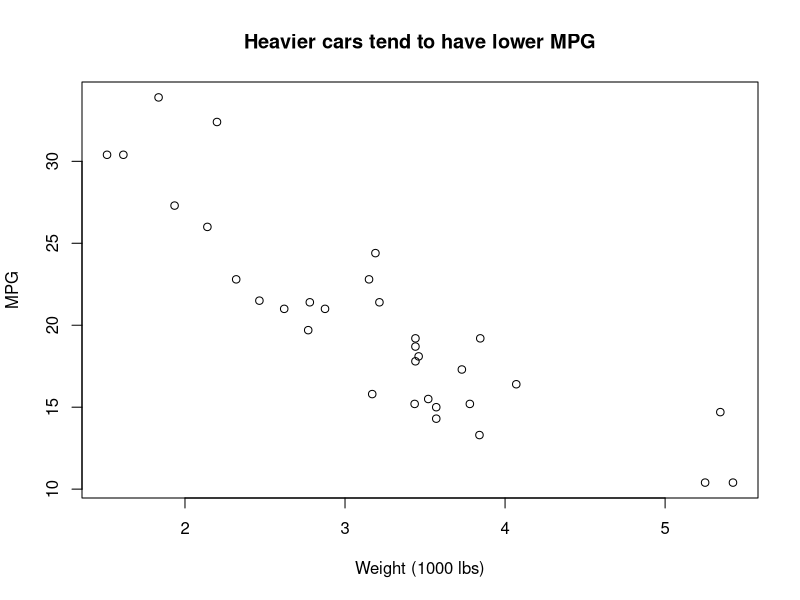
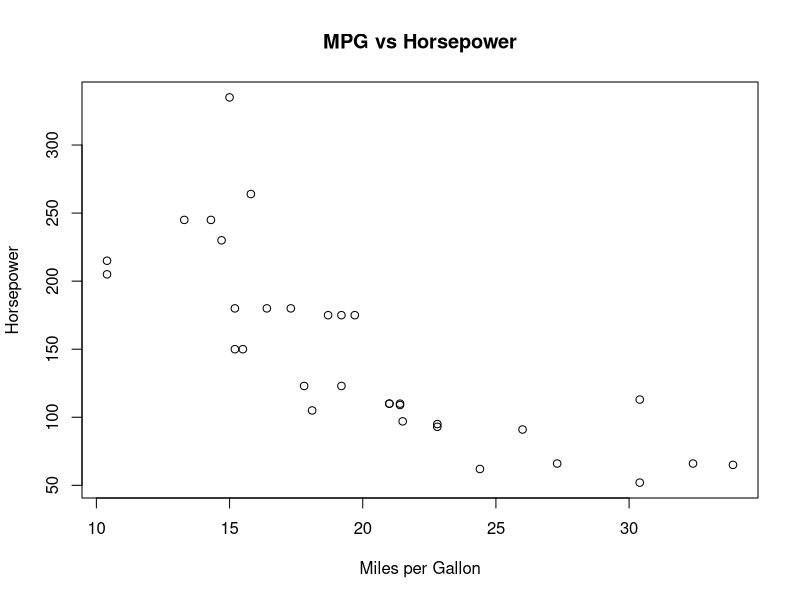
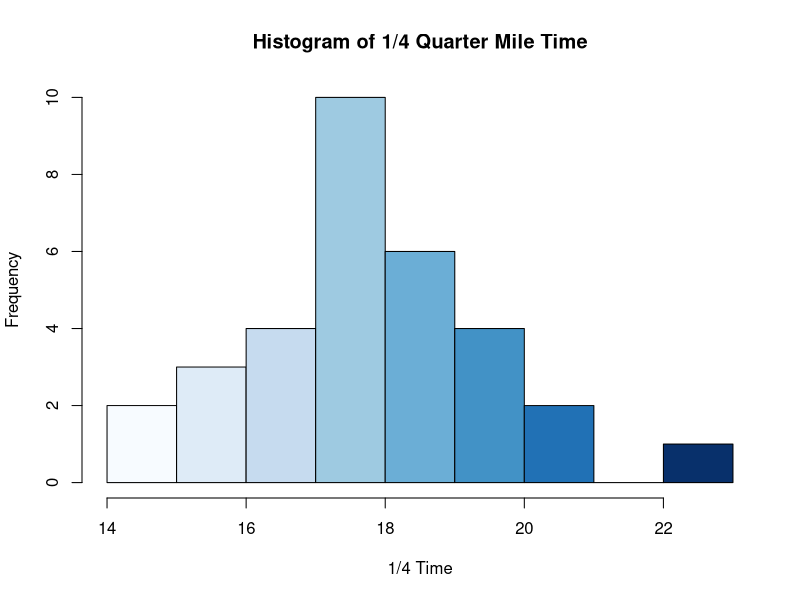
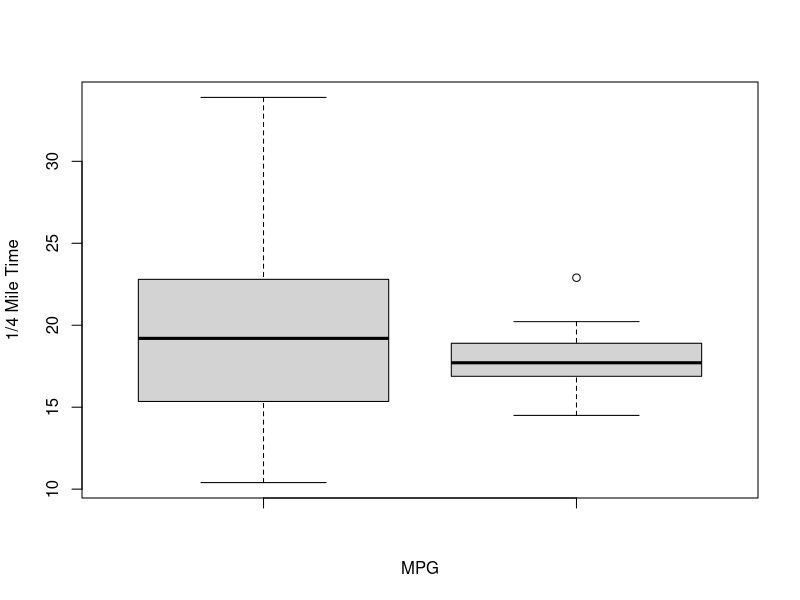

Write the R code that produced these figures, in order.
## ---- chunk 1
0.1 + 0.1 + 0.1 - 0.3
0.3 - 0.1 - 0.1 - 0.1 # a variation

# run this if you want to avoid scientific notation
options(scipen = 999)
## ---- chunk 2
# install.packages("tidyverse")
library(tidyverse)
## ---- chunk 3
mtcars[mtcars$cyl == 6 & mtcars$mpg > 20, c("mpg", "hp")]
## ---- chunk 4
mtcars %>%
  filter(cyl == 6, mpg > 20) %>%
  select(mpg, hp)
## ---- chunk 5
data(mtcars) # reads in the data & adds it to your environment as a dataframe
View(mtcars) # opens up the datafram for viewing
head(mtcars) # displays the top few lines of the dataframe
summary(mtcars) # displays a summary of all variables
?mtcars # will open up documentation in your Help tab. works for packages, functions, too!

## Transforming the data, creating a model column

mtcars <-mtcars %>%
  rownames_to_column("model")

tail(mtcars)
## ---- chunk 6
mean(mtcars$mpg) # the $ helps you select a specific column of interest
## ---- chunk 7
mean(mtcars$hp)
## ---- chunk 8
median(mtcars$mpg)

## ---- chunk 9
# this is a scatterplot of mpg by wt
plot(mtcars$wt, mtcars$mpg,
     xlab = "Weight (1000 lbs)", ylab = "MPG",
     main = "Heavier cars tend to have lower MPG")
## ---- chunk 10
plot(mtcars$mpg, mtcars$hp,
     xlab = "Miles per Gallon", ylab = "Horsepower",
     main = "MPG vs Horsepower");

## ---- chunk 11
hist(mtcars$qsec,
     xlab= "1/4 Time", ylab = "Frequency",
     main = "Histogram of 1/4 Quarter Mile Time",
     col = blues9)
## ---- chunk 12
boxplot(mtcars$mpg, mtcars$qsec,
        xlab = "MPG", ylab = "1/4 Mile Time",
        Main = "MPG vs 1/4 Time")

#colors()
